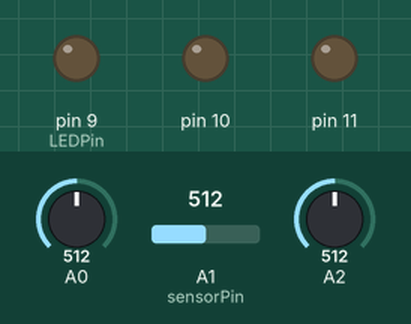
Simulated run of this sketch. Board: Arduino Uno, built with avr-gcc and run on an emulated ATmega328P. Shown: output pins drawn as LEDs (lit = HIGH). The test bench sets the inputs (shaded band); at power-on: A0 = 512, A1 (sensorPin) = 512, A2 = 512.

Above: at 1.2 s.
1.3 s: A0 set to 22
2.8 s: A0 set to 18
At 3.9 s:
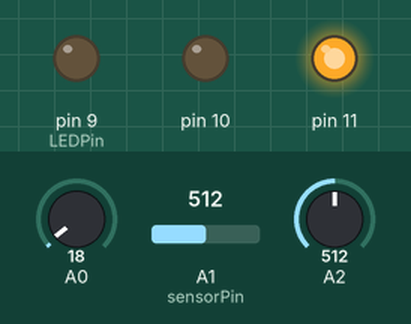
4.3 s: A1 (sensorPin) set to 21
5.8 s: A1 (sensorPin) set to 18
At 7.0 s:
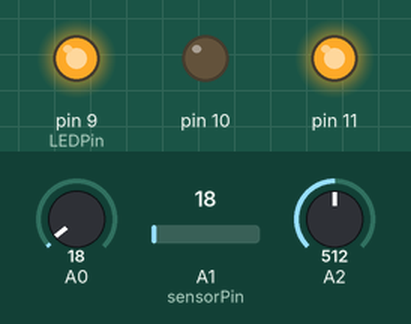
7.3 s: A2 set to 22
8.8 s: A2 set to 18
At 9.8 s:
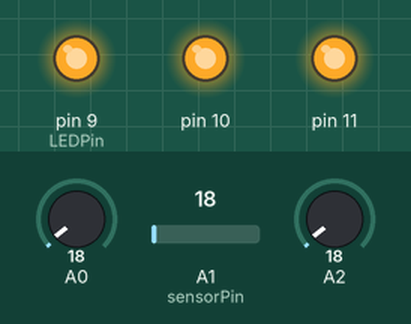
Timing chart, 0 to 11.3 s (numbered marks = the images above; inputs shaded):
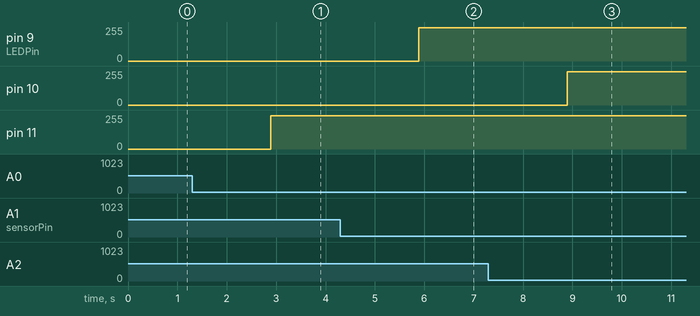

The sketch:

proj_4_light_detector.ino
```cpp
  struct Color {
  int LEDPin;
  int sensorPin;
  int sensorValue;
  int value;
  String name;
} green, red, blue;

Color ColorArr[3];

void setup() {
  green.LEDPin = 9;
  green.sensorPin = A1;
  green.sensorValue = 0;
  green.value = 0;
  green.name = "green";

  red.LEDPin = 11;
  red.sensorPin = A0;
  red.sensorValue = 0;
  red.value = 0;
  red.name = "red";

  blue.LEDPin = 10;
  blue.sensorPin = A2;
  blue.sensorValue = 0;
  blue.value = 0;
  blue.name = "blue";

  ColorArr[0] = green;
  ColorArr[1] = red;
  ColorArr[2] = blue;

  Serial.begin(9600);

  int i;
  for (i = 0; i<3; i++) {
    pinMode(ColorArr[i].LEDPin, OUTPUT);
  };

}

void loop() {
  int i;
  for (i = 0; i<3; i++) {
    ColorArr[i].sensorValue = analogRead(ColorArr[i].sensorPin);
    delay(5);
    ColorArr[i].value = ColorArr[i].sensorValue / 4;
    int opposite = 255 - ColorArr[i].value;
    analogWrite(ColorArr[i].LEDPin, opposite > 250 ? opposite : 0);
  }
  delay(100);
}
```

Measured:
- the behaviour switches between 20 and 19 on A0 (found by bisection; images 0 and 1)
- the behaviour switches between 20 and 19 on A1 (sensorPin) (found by bisection; images 1 and 2)
- the behaviour switches between 20 and 19 on A2 (found by bisection; images 2 and 3)
- after the input at 1.3 s, every drawn part: stays the same
- after the input at 2.8 s, pin 11: 0/255 → 251/255 after 0.10 s
- after the input at 4.3 s, every drawn part: stays the same
- after the input at 5.8 s, pin 9 (LEDPin): 0/255 → 251/255 after 0.09 s
- after the input at 7.3 s, every drawn part: stays the same
- after the input at 8.8 s, pin 10: 0/255 → 251/255 after 0.10 s
